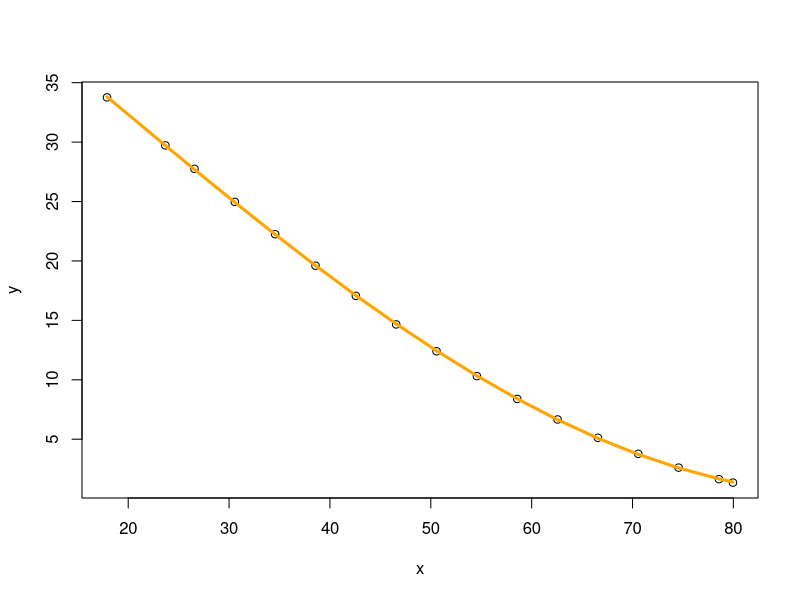

R code for this plot:
library(tidyverse)
my_data<-tribble(
  ~x,     ~y,
  17.9,	33.76,
  23.68,	29.72,
  26.57, 27.75,
  30.57,	24.97,
  34.57, 22.25,
  38.57,	19.6,
  42.57,	17.06,
  46.57,	14.66,
  50.57,	12.4,
  54.57,	10.31,
  58.57,	8.39,
  62.57,	6.66,
  66.57,	5.12,
  70.57,	3.77,
  74.57,	2.61,
  78.57,	1.64,
  79.96,	1.35
)
x<-my_data$x
y<-my_data$y
f <- function( omega ) { 
  x1 <- sin( omega * x )
  x2 <- cos( omega * x )
  r <- lm( y ~ x1 + x2 )
  res <- mean( residuals(r)^2 )
  attr( res, "coef" ) <- coef(r)
  res
}
omegas <- seq( .001, .5, length=1000 )
res <- sapply(omegas, f)
i <- which.min( res )
omega0 <- optimize(f, interval = c(omegas[i-1], omegas[i+1]))$minimum
p <- c( attr( f(omega0), "coef" ), omega0 )
plot( x, y )
lines( 
  x, 
  p[1] + p[2] * sin( p[4] * x ) + p[3] * cos( p[4] * x ),
  col = "orange", lwd=3 
)
a<-sqrt(p[2]^2+p[3]^2)
b<-omega0
c<-acos(p[3]/(sqrt(p[2]^2+p[3]^2)))
d<-p[1]
parameters<-c(a, omega0, c, d)
names(parameters)<-c("a", "b", "c", "d")